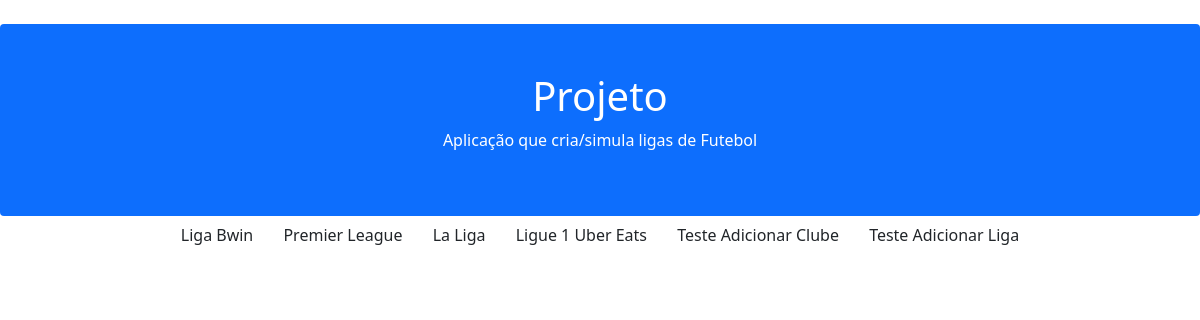
Before: / with the older database file.
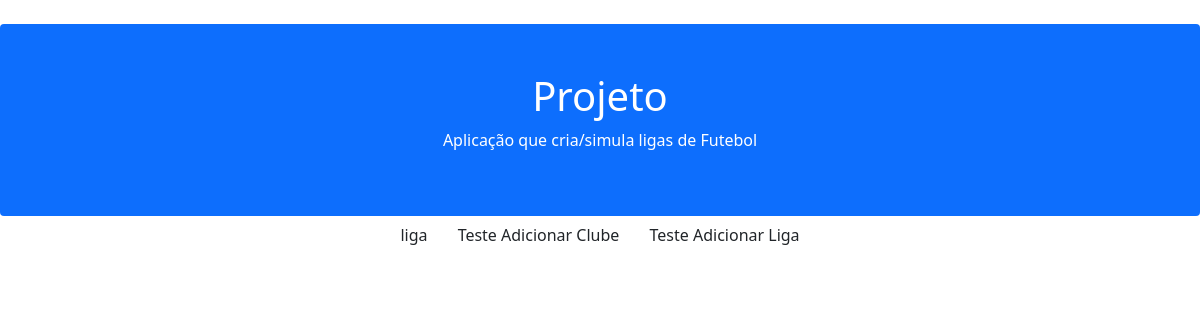
After: the same page with the newer database file.
### leagueTables/models.py (models this page shows, shortened)
class Liga(models.Model):
    nome = models.CharField(max_length=30, default="liga")
    listaEquipas = models.ManyToManyField(Clube)

### leagueTables/views.py (the view)
# urls.py: path('', views.home_view, name='home'),
def home_view(request):
    context = {"ligas": Liga.objects.all()}
    return render(request, 'leagueTables/home.html', context)

### leagueTables/templates/leagueTables/home.html
{% extends 'leagueTables/base.html' %}
{% block main %}
   {% for liga in ligas %}
       <a href="{% url 'leagueTables:liga' liga.id %}" class="btn btn-sucess"> {{ liga.nome }}</a>
   {% endfor %}
    <a href="{% url 'leagueTables:novoClube' %}" class="btn btn-sucess"> Teste Adicionar Clube </a>
    <a href="{% url 'leagueTables:novaLiga' %}" class="btn btn-sucess"> Teste Adicionar Liga </a>
{% endblock %}

### leagueTables/templates/leagueTables/base.html (shortened to what this page needs)
<!DOCTYPE html>
<html lang="en">
<head>
    <link href="https://cdn.jsdelivr.net/npm/bootstrap@5.1.3/dist/css/bootstrap.min.css" rel="stylesheet">
    {% load static %}
</head>
<body>
    <header class="mt-4 p-5 bg-primary text-white rounded text-center">
        <h1>Projeto</h1>
        <p>Aplicação que cria/simula ligas de Futebol</p>
    </header>
    <main class="text-center">
        {% block main %}
        {% endblock %}
    </main>
</body>
</html>

Changed rows visible on the page:
removed Liga: nome "Premier League"
removed Liga: nome "La Liga"
removed Liga: nome "Ligue 1 Uber Eats"
changed Liga: nome "Liga Bwin" → "liga"
